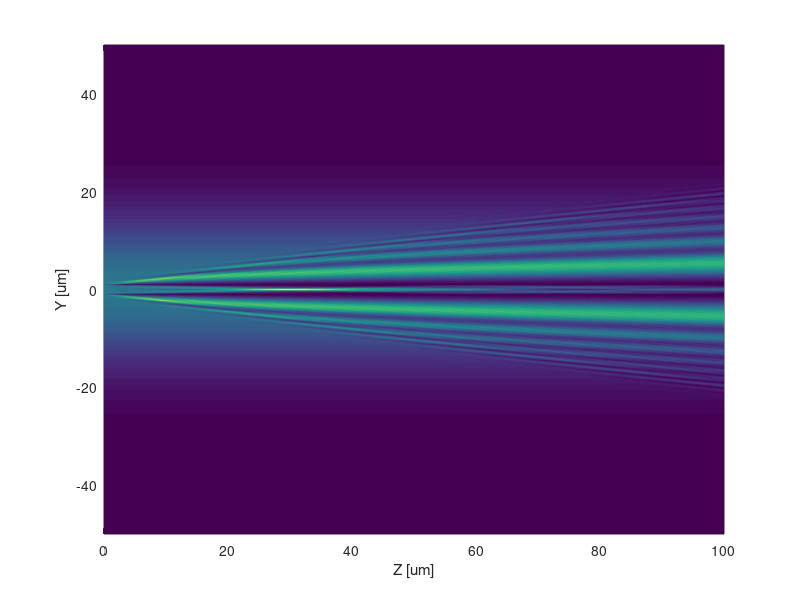

Here is the MATLAB script that generated this plot:
clear all;clc;
lambda=0.5;
W=100;
L=100;
%2d YZ
DY=lambda/2;
DZ=lambda/2;
n0=1.6+0.01j;

IndexFun=@(z,y) n0+ 1*((abs(y)<1));
FieldFun=@(y) exp(-(y/20).^2);

k=2*pi/lambda;
PointsY=round(W/DY)+1;

if rem(PointsY,2)==0
    PointsY=PointsY+1;
end

Y=linspace(-W/2,W/2,PointsY).';
DY=Y(2)-Y(1);

field=FieldFun(Y);
%field=double((abs(Y)<100));
%plot(Y,field)

PointsZ=round(L/DZ)+1;
Z=linspace(0,L,PointsZ);
DZ=Z(2)-Z(1);
indexfield=IndexFun(Z,Y);

Aconst=sparse(PointsY-2,PointsY-2);

for m=1:PointsY-2
    Aconst(m,m)=2+DY^2*k*4j*n0/DZ;
end

for m=2:PointsY-2
    Aconst(m,m-1)=-1;
end

for m=1:PointsY-3
    Aconst(m,m+1)=-1;
end

Bconst=sparse(PointsY-2,PointsY);

for m=1:PointsY-2
    Bconst(m,m+1)=-2+DY^2*k*4j*n0/DZ;
    Bconst(m,m)=1;
    Bconst(m,m+2)=1;
end

FieldMatrix=zeros(length(Y), length(Z));

for kz=0:PointsZ-1;                      %main longitudinal loop 
    indexlocal=IndexFun(Z(kz+1)+DZ/2,Y);
    %if((Z(kz+1)>0.15*L)&&(Z(kz+1)<0.25*L))
    %    indexlocal=indexlocal+1;
    %end
    AverageIndex=indexlocal;
    dnSquared=AverageIndex.^2-n0^2;
    C=sparse(PointsY-2,PointsY-2);
    for m=1:PointsY-2
        C(m,m)=-(DY*k)^2*dnSquared(m+1);
    end
    D=sparse(PointsY-2,PointsY);
    for m=1:PointsY-2
        D(m,m+1)=(DY*k)^2*dnSquared(m+1);
    end
    A=Aconst+C;
    B=Bconst+D;
    if field(3)~=0
        ExpL=field(2)/field(3);
        if imag(log(ExpL))>0
           ExpL=conj(ExpL);
        end
    else
        ExpL=1;
    end
    field(1)=field(2)*ExpL;
    A(1,1)=A(1,1)-ExpL;
    if field(PointsY-2)~=0 %transparent boundary contitions 
       ExpR=field(PointsY-1)/field(PointsY-2); 
       if imag(log(ExpR))>0 %handlenonphysicalsolutions
       ExpR=conj(ExpR);
       end
    else
       ExpR=1; 
    end
    field(PointsY)=field(PointsY-1)*ExpR;
    A(PointsY-2,PointsY-2)=A(PointsY-2,PointsY-2)-ExpR;
    field(2:PointsY-1)=A\(B*field);
    field(1)= field(2)*ExpL;
    field(PointsY)= field(PointsY-1)*ExpR;
    FieldMatrix(:,kz+1)=abs(field).^2; 
end
figure;
pcolor(Z,Y,FieldMatrix); xlabel('Z [um]'); ylabel('Y [um]'); 
shading interp;
